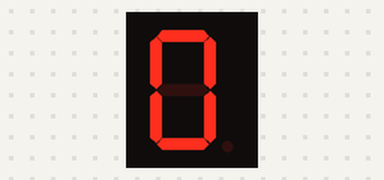
Recording of a sketch running on a simulated Arduino Uno, built with avr-gcc and run on an emulated ATmega328P. On the bench: 1-digit seven-segment display. Wiring (inferred from the names in the program): 1-digit 7-segment display, segments lit when HIGH: segments pin 8, pin 7, pin 5, pin 3, pin 2, pin 10, pin 11, pin 6. The segment pins are drawn as the display they are named for.

Above: at 0.1 s.
At 0.6 s:
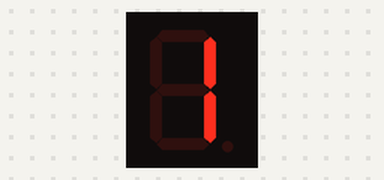
At 1.1 s:
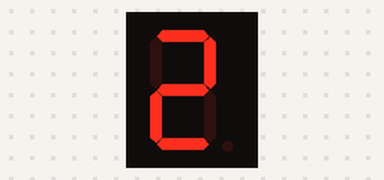
At 2.1 s:
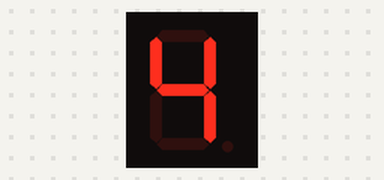
At 3.1 s:
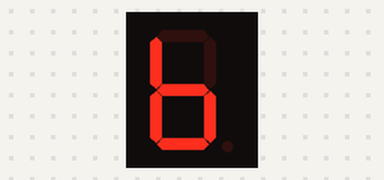
At 4.6 s:
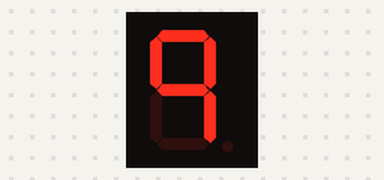

The sketch:

Exercici_002.ino
```cpp
/****************************************************************
**                                                             **
**                            TÍTOL:                           **
**                  Nom represenatiu del programa              **
**                                                             **
** NOM: Nom de l'Alumne                       DATA: xx/xx/20xx **
****************************************************************/
//************************** INCLUDE ****************************


//************************* VARIABLES ***************************

const int segA = 8;
const int segB = 7;
const int segC = 5;
const int segD = 3;
const int segE = 2;
const int segF = 10;
const int segG = 11;
const int segDP = 6;

//*************************** SETUP *****************************

void setup()
{
  pinMode(segA, OUTPUT);
  pinMode(segB, OUTPUT);
  pinMode(segC, OUTPUT);
  pinMode(segD, OUTPUT);
  pinMode(segE, OUTPUT);
  pinMode(segF, OUTPUT);
  pinMode(segG, OUTPUT);
  pinMode(segDP, OUTPUT);
}

//*************************** LOOP ******************************
void loop()
{
  digitalWrite(segG, LOW);    //0
  digitalWrite(segA, HIGH);
  digitalWrite(segB, HIGH);
  digitalWrite(segC, HIGH);
  digitalWrite(segD, HIGH);
  digitalWrite(segE, HIGH);
  digitalWrite(segF, HIGH);

  delay(500);

  digitalWrite(segA, LOW);    //1
  digitalWrite(segD, LOW);
  digitalWrite(segE, LOW);
  digitalWrite(segF, LOW);

  delay(500);

  digitalWrite(segC, LOW);    //2
  digitalWrite(segA, HIGH);
  digitalWrite(segG, HIGH);
  digitalWrite(segE, HIGH);
  digitalWrite(segD, HIGH);

  delay(500);

  digitalWrite(segE, LOW);    //3
  digitalWrite(segC, HIGH);

  delay(500);

  digitalWrite(segA, LOW);    //4
  digitalWrite(segF, HIGH);
  digitalWrite(segD, LOW);

  delay(500);

  digitalWrite(segB, LOW);    //5
  digitalWrite(segA, HIGH);
  digitalWrite(segD, HIGH);

  delay(500);

  digitalWrite(segA, LOW);    //6
  digitalWrite(segE, HIGH);

  delay(500);

  digitalWrite(segF, LOW);    //7
  digitalWrite(segE, LOW);
  digitalWrite(segG, LOW);
  digitalWrite(segD, LOW);
  digitalWrite(segA, HIGH);
  digitalWrite(segB, HIGH);

  delay(500);

  digitalWrite(segF, HIGH);   //8
  digitalWrite(segG, HIGH);
  digitalWrite(segE, HIGH);
  digitalWrite(segD, HIGH);

  delay(500);

  digitalWrite(segE, LOW);    //9
  digitalWrite(segD, LOW);

  delay(500);
}

//************************* FUNCIONS ****************************
```

Measured:
- by itself, everything shown: repeats every 5.0 s, in 10 steps
- what the display in image 1 shows lasts 0.5 s, from 0.5 s to 1.0 s
